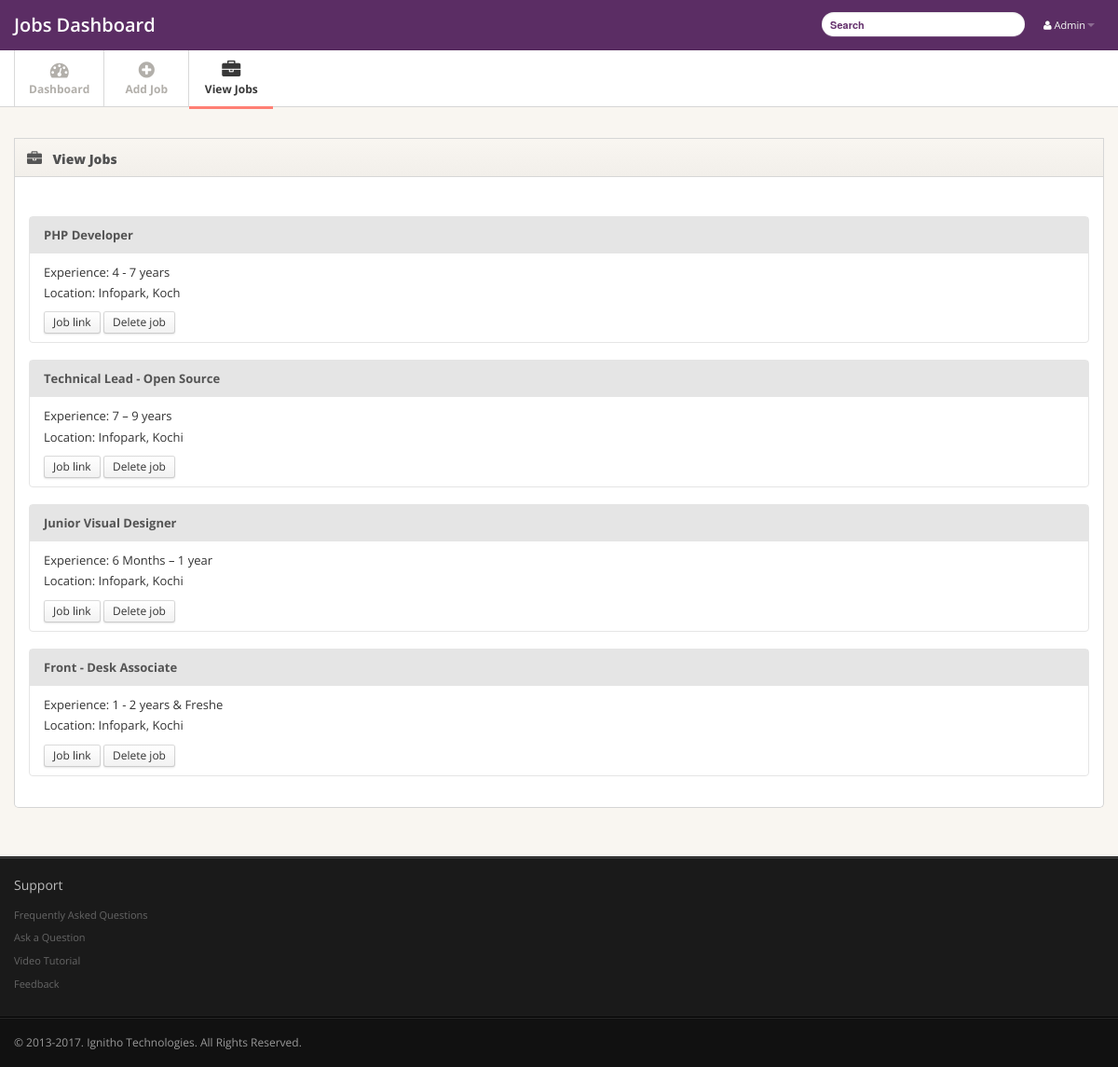
The page /index.php/admin/jobs_admin on the database its author committed.
### tables this page shows
CREATE TABLE `careers` (
  `id` int(10) NOT NULL,
  `title` varchar(50) NOT NULL,
  `location` varchar(20) NOT NULL,
  `experience` varchar(20) NOT NULL,
  `url` varchar(300) NOT NULL
);

### application/controllers/Admin.php (called while the page is built, shortened)
<?php
class Admin extends CI_Controller {
	public function __construct() {
	$this->load->helper('form');
	$this->load->helper('url');
	}
	public function jobs_admin(){
		$this->load->database();
		$this->load->model('select');
		$data['h']=$this->select->select();
		$data['title'] = "Careers";
		$this->load->view('jobs_view',$data);
	}
}
?>

### index.php (called while the page is built, shortened)
<?php
require_once BASEPATH.'core/CodeIgniter.php';

### application/models/select.php (called while the page is built, shortened)
<?php
   class select extends CI_Model
   {
      public function select()
      {
         $query = $this->db->get('careers');
         return $query;
      }
   }
?>

### application/views/jobs_view.php (the view, shortened to what this page needs)
<!DOCTYPE html>
<html lang="en">
<head>
<link href="<?php echo base_url(); ?>css/bootstrap.min.css" rel="stylesheet">
<link href="<?php echo base_url(); ?>css/bootstrap-responsive.min.css" rel="stylesheet">
<link href="<?php echo base_url(); ?>css/font-awesome.css" rel="stylesheet">
<link href="<?php echo base_url(); ?>css/style.css" rel="stylesheet">
<link href="<?php echo base_url(); ?>css/pages/dashboard.css" rel="stylesheet">
</head>
<body>
<div class="navbar navbar-fixed-top">
  <div class="navbar-inner">
    <div class="container"> <a class="brand" href="index.html">Jobs Dashboard </a>
      <div class="nav-collapse">
        <ul class="nav pull-right">
          <li class="dropdown"><a href="#" class="dropdown-toggle" data-toggle="dropdown"><i
                            class="icon-user"></i> Admin<b class="caret"></b></a>
          </li>
        </ul>
        <form class="navbar-search pull-right">
          <input type="text" class="search-query" placeholder="Search">
        </form>
      </div>
    </div>
  </div>
</div>
<div class="subnavbar">
  <div class="subnavbar-inner">
    <div class="container">
      <ul class="mainnav">
        <li><a href="index"><i class="icon-dashboard"></i><span>Dashboard</span> </a> </li>
        <li><a href="form_show"><i class="icon-plus-sign"></i><span>Add Job</span> </a></li>
        <li class="active"><a href="jobs_admin"><i class="icon-briefcase"></i><span>View Jobs</span> </a></li>
      </ul>
    </div>
  </div>
</div>
<div class="main">
  <div class="main-inner">
    <div class="container">
      <div class="row">
	       	<div class="span12">
	      		<div class="widget ">
	      			<div class="widget-header">
	      				<i class="icon-briefcase"></i>
	      				<h3>View Jobs</h3>
	  				</div>
					<div class="widget-content">
						<br>
						<div class="tab-content">
              <?php
                if(isset($h)){
                  foreach ($h->result() as $row)
                 {
                ?>
                  <div class="accordion" id="accordion2">
                   <div class="accordion-group">
                    <div class="accordion-heading">
                       <a class="accordion-toggle" data-toggle="collapse" data-parent="#accordion2">
                          <?php echo $row->title; ?>
                        </a>
                    </div>
                    <div id="collapseOne" class="accordion-body collapse in">
                      <div class="accordion-inner">
                        Experience: <?php echo $row->experience; ?><br>
                        Location: <?php echo $row->location; ?></p>
                        <a class="btn btn-small" target="_blank" href='<?php echo $row->url; ?>'>Job link</a>
                        <a class="btn btn-small" href='delete_job/<?php echo $row->id; ?>'>Delete job</a>
                      </div>
                    </div>
                  </div>
                </div>
            <?php
              }}
            ?>
            </div>
					</div>
				</div>
			</div>
      </div>
    </div>
  </div>
</div>
<div class="extra">
  <div class="extra-inner">
    <div class="container">
      <div class="row">
                    <div class="span3">
                        <h4>
                            Support</h4>
                        <ul>
                            <li><a href="javascript:;">Frequently Asked Questions</a></li>
                            <li><a href="javascript:;">Ask a Question</a></li>
                            <li><a href="javascript:;">Video Tutorial</a></li>
                            <li><a href="javascript:;">Feedback</a></li>
                        </ul>
                    </div>
                </div>
    </div>
  </div>
</div>
<div class="footer">
  <div class="footer-inner">
    <div class="container">
      <div class="row">
        <div class="span12"> &copy; 2013-2017.
 <a href="#">Ignitho Technologies. All Rights Reserved</a>. </div>
      </div>
    </div>
  </div>
</div>
</body>
</html>

### css/style.css (style rules this page uses)
body { background: #f9f6f1; font: 13px/1.7em 'Open Sans'; }
input, button, select, textarea { font-family: 'Open Sans'; }
.navbar .container { position: relative; }
.navbar-inner { padding: 7px 0; background: #5b2d64 !important; -moz-border-radius: 0; -webkit-border-radius: 0; border-radius: 0; }
.navbar-fixed-top { position: static; }
.navbar .nav a { font-size: 11px; }
.navbar .nav>li>a { color:#fff !important; }
.navbar .brand { font-weight: 600; position: relative; top: 2px; }
.navbar .search-query { background-color: #65316d; width: 150px; font-size: 11px; font-weight: bold; }
.navbar-search .search-query { background:#FFF; border:0; color:#fff; line-height:normal; }
.subnavbar { margin-bottom: 2.5em; }
.subnavbar-inner { height: 60px; background: #fff; border-bottom: 1px solid #d6d6d6; }
.subnavbar .container > ul { display: inline-block; height: 80px; padding: 0; margin: 0; }
.subnavbar .container > ul > li { float: left; min-width: 90px; height: 60px; padding: 0; margin: 0; text-align: center; list-style: none; border-left: 1px solid #d9d9d9; }
.subnavbar .container > ul > li > a { display: block; height: 100%; padding: 0 15px; font-size: 12px; font-weight: bold; color: #b2afaa; }
.subnavbar .container > ul > li > a > i { display: inline-block; width: 24px; height: 24px; margin-top: 11px; margin-bottom: -3px; font-size: 20px; }
.subnavbar .container > ul > li > a > span { display: block; }
.subnavbar .container > ul > li.active > a { border-bottom:3px solid #ff7f74; color: #383838; }
.main { padding-bottom: 2em; border-bottom: 1px solid #000; }
.extra { border-top: 1px solid #585858; border-bottom: 1px solid #000; }
.extra-inner { padding: 20px 0; font-size: 11px; color: #BBB; background: #1A1A1A; }
.extra a { color: #666; }
.extra h4 { margin-bottom: 1em; font-weight: 400; }
.extra ul { padding: 0; margin: 0; }
.extra li { margin-bottom: .6em; list-style: none; }
.footer { margin-top: 0; border-top: 1px solid #292929; }
.footer-inner { padding: 15px 0; font-size: 12px; background: #111; color: #999; }
.footer a { color: #999; }
.widget { position: relative; clear: both; width: auto; margin-bottom: 2em; overflow: hidden; }
.widget-header { position: relative; height: 40px; line-height: 40px; background: #f9f6f1; background:-moz-linear-gradient(top, #f9f6f1 0%, #f2efea 100%); background:-webkit-gradient(linear, left top, left bottom, color-stop(0%,#f9f6f1), color-stop(100%,#f2efea)); background:-webkit-linear-gradient(top, #f9f6f1 0%,#f2efea 100%); background:-o-linear-gradient(top, #f9f6f1 0%,#f2efea 100%); background:-ms-linear-gradient(top, #f9f6f1 0%,#f2efea 100%); background:linear-gradient(top, #f9f6f1 0%,#f2efea 100%); filter: progid:DXImageTransform.Microsoft.gradient(startColorstr='#f9f6f1', endColorstr='#f2efea'); -ms-filter: "progid:DXImageTransform.Microsoft.gradient(startColorstr='#f9f6f1', endColorstr='#f2efea')"; border: 1px solid #d6d6d6; -webkit-background-clip: padding-box; }
.widget-header h3 { position: relative; top: 2px; left: 10px; display: inline-block; margin-right: 3em; font-size: 14px; font-weight: 800; color: #525252; line-height: 18px; text-shadow: 1px 1px 2px rgba(255,255,255,.5); }
.widget-header [class^="icon-"], .widget-header [class*=" icon-"] { display: inline-block; margin-left: 13px; margin-right: -2px; font-size: 16px; color: #555; vertical-align: middle; }
.widget-content { padding: 20px 15px 15px; background: #FFF; border: 1px solid #D5D5D5; -moz-border-radius: 5px; -webkit-border-radius: 5px; border-radius: 5px; }
.widget-header+.widget-content { border-top: none; -webkit-border-top-left-radius: 0; -webkit-border-top-right-radius: 0; -moz-border-radius-topleft: 0; -moz-border-radius-topright: 0; border-top-left-radius: 0; border-top-right-radius: 0; }
.widget-content:before, .widget-content:after { content:""; display:table; }
.widget-content:after { clear:both; }
.widget-content { zoom:1; }
.accordion-heading { background:#e5e5e5; }
.accordion-heading a { color:#545454; text-decoration:none; font-weight:bold; }
@media (min-width: 1200px) { .navbar .search-query { width: 200px; } }

### rows shown on the page
careers: title "PHP Developer", experience "4 - 7 years", location "Infopark, Koch"
careers: title "Technical Lead - Open Source", experience "7 – 9 years", location "Infopark, Kochi"
careers: title "Junior Visual Designer", experience "6 Months – 1 year", location "Infopark, Kochi"
careers: title "Front - Desk Associate", experience "1 - 2 years & Freshe", location "Infopark, Kochi"
